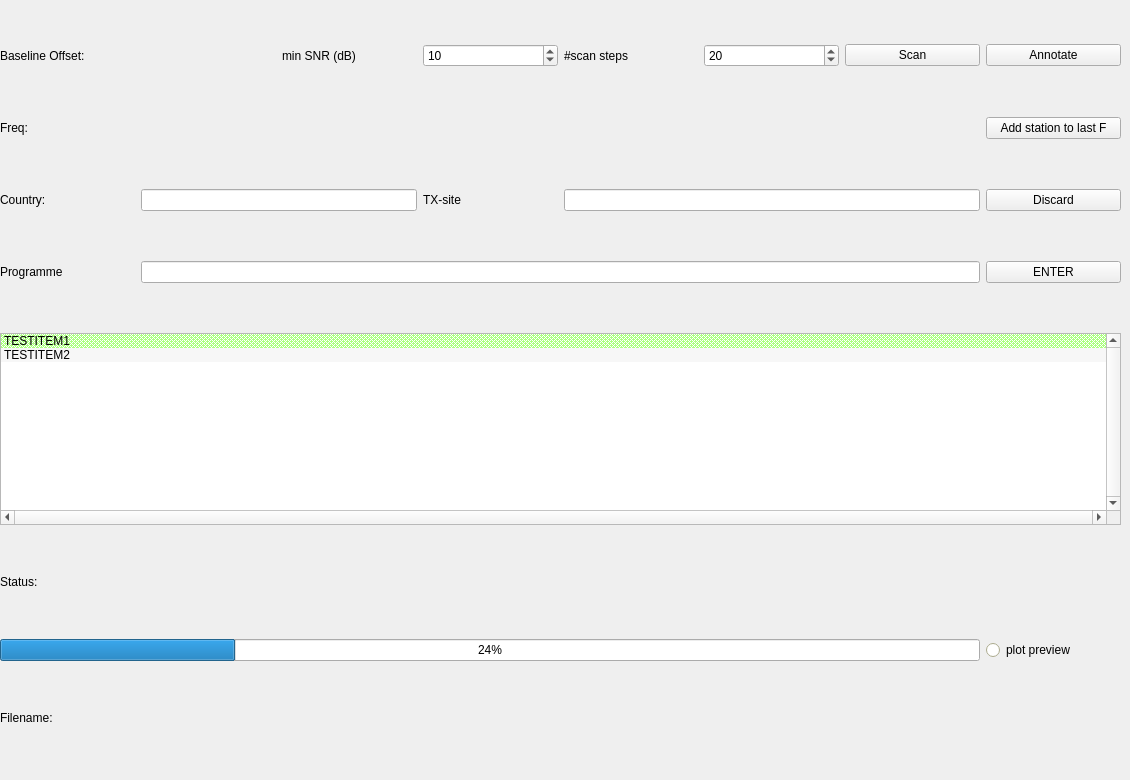
      <widget class="QWidget" name="tab_annotate">
       <attribute name="title">
        <string>Annotate</string>
       </attribute>
       <widget class="QWidget" name="gridLayoutWidget">
        <property name="geometry">
         <rect>
          <x>0</x>
          <y>0</y>
          <width>1121</width>
          <height>771</height>
         </rect>
        </property>
        <layout class="QGridLayout" name="gridLayout_3">
         <item row="5" column="3">
          <widget class="QLabel" name="label_18">
           <property name="text">
            <string>TX-site</string>
           </property>
          </widget>
         </item>
         <item row="11" column="0" colspan="8">
          <widget class="QLabel" name="label">
           <property name="sizePolicy">
            <sizepolicy hsizetype="Minimum" vsizetype="Maximum">
             <horstretch>0</horstretch>
             <verstretch>0</verstretch>
            </sizepolicy>
           </property>
           <property name="text">
            <string>Status:</string>
           </property>
          </widget>
         </item>
         <item row="10" column="0" colspan="8">
          <widget class="QListWidget" name="Annotate_listWidget">
           <property name="sizePolicy">
            <sizepolicy hsizetype="Minimum" vsizetype="Maximum">
             <horstretch>0</horstretch>
             <verstretch>0</verstretch>
            </sizepolicy>
           </property>
           <property name="toolTip">
            <string>space for stations list</string>
           </property>
           <property name="verticalScrollBarPolicy">
            <enum>Qt::ScrollBarAlwaysOn</enum>
           </property>
           <property name="horizontalScrollBarPolicy">
            <enum>Qt::ScrollBarAlwaysOn</enum>
           </property>
           <property name="alternatingRowColors">
            <bool>true</bool>
           </property>
           <property name="selectionBehavior">
            <enum>QAbstractItemView::SelectRows</enum>
           </property>
           <property name="movement">
            <enum>QListView::Free</enum>
           </property>
           <item>
            <property name="text">
             <string>TESTITEM1</string>
            </property>
            <property name="background">
             <brush brushstyle="Dense3Pattern">
              <color alpha="255">
               <red>170</red>
               <green>255</green>
               <blue>127</blue>
              </color>
             </brush>
            </property>
            <property name="foreground">
             <brush brushstyle="NoBrush">
              <color alpha="255">
               <red>0</red>
               <green>0</green>
               <blue>50</blue>
              </color>
             </brush>
            </property>
           </item>
           <item>
            <property name="text">
             <string>TESTITEM2</string>
            </property>
           </item>
          </widget>
         </item>
         <item row="13" column="1" colspan="7">
          <widget class="QLabel" name="label_Filename_Annotate">
           <property name="sizePolicy">
            <sizepolicy hsizetype="Preferred" vsizetype="Maximum">
             <horstretch>0</horstretch>
             <verstretch>0</verstretch>
            </sizepolicy>
           </property>
           <property name="text">
            <string/>
           </property>
          </widget>
         </item>
         <item row="3" column="0">
          <widget class="QLabel" name="label_6">
           <property name="toolTip">
            <string>baseline offset , adjustable in Tan 'Scanner'</string>
           </property>
           <property name="text">
            <string>Baseline Offset: </string>
           </property>
          </widget>
         </item>
         <item row="12" column="7">
          <widget class="QRadioButton" name="radioButton_plotpreview">
           <property name="enabled">
            <bool>true</bool>
           </property>
           <property name="palette">
            <palette>
             <active>
              <colorrole role="Button">
               <brush brushstyle="SolidPattern">
                <color alpha="255">
                 <red>255</red>
                 <green>254</green>
                 <blue>210</blue>
                </color>
               </brush>
              </colorrole>
              <colorrole role="Midlight">
               <brush brushstyle="SolidPattern">
                <color alpha="255">
                 <red>255</red>
                 <green>254</green>
                 <blue>210</blue>
                </color>
               </brush>
              </colorrole>
              <colorrole role="Base">
               <brush brushstyle="SolidPattern">
                <color alpha="255">
                 <red>255</red>
                 <green>255</green>
                 <blue>255</blue>
                </color>
               </brush>
              </colorrole>
              <colorrole role="Window">
               <brush brushstyle="SolidPattern">
                <color alpha="255">
                 <red>255</red>
                 <green>254</green>
                 <blue>210</blue>
                </color>
               </brush>
              </colorrole>
              <colorrole role="AlternateBase">
               <brush brushstyle="SolidPattern">
                <color alpha="255">
                 <red>255</red>
                 <green>254</green>
                 <blue>210</blue>
                </color>
               </brush>
              </colorrole>
             </active>
             <inactive>
              <colorrole role="Button">
               <brush brushstyle="SolidPattern">
                <color alpha="255">
                 <red>240</red>
                 <green>240</green>
                 <blue>240</blue>
                </color>
               </brush>
              </colorrole>
              <colorrole role="Midlight">
               <brush brushstyle="SolidPattern">
                <color alpha="255">
                 <red>227</red>
                 <green>227</green>
                 <blue>227</blue>
                </color>
               </brush>
              </colorrole>
              <colorrole role="Base">
               <brush brushstyle="SolidPattern">
                <color alpha="255">
                 <red>255</red>
                 <green>255</green>
                 <blue>255</blue>
                </color>
               </brush>
              </colorrole>
              <colorrole role="Window">
               <brush brushstyle="SolidPattern">
                <color alpha="255">
                 <red>255</red>
                 <green>254</green>
                 <blue>210</blue>
                </color>
               </brush>
              </colorrole>
              <colorrole role="AlternateBase">
               <brush brushstyle="SolidPattern">
                <color alpha="255">
                 <red>246</red>
                 <green>246</green>
                 <blue>246</blue>
                </color>
               </brush>
              </colorrole>
             </inactive>
             <disabled>
              <colorrole role="Button">
               <brush brushstyle="SolidPattern">
                <color alpha="255">
                 <red>255</red>
                 <green>254</green>
                 <blue>210</blue>
                </color>
               </brush>
              </colorrole>
              <colorrole role="Midlight">
               <brush brushstyle="SolidPattern">
                <color alpha="255">
                 <red>255</red>
                 <green>254</green>
                 <blue>210</blue>
                </color>
               </brush>
              </colorrole>
              <colorrole role="Base">
               <brush brushstyle="SolidPattern">
                <color alpha="255">
                 <red>255</red>
                 <green>254</green>
                 <blue>210</blue>
                </color>
               </brush>
              </colorrole>
              <colorrole role="Window">
               <brush brushstyle="SolidPattern">
                <color alpha="255">
                 <red>255</red>
                 <green>254</green>
                 <blue>210</blue>
                </color>
               </brush>
              </colorrole>
              <colorrole role="AlternateBase">
               <brush brushstyle="SolidPattern">
                <color alpha="255">
                 <red>255</red>
                 <green>254</green>
                 <blue>210</blue>
                </color>
               </brush>
              </colorrole>
             </disabled>
            </palette>
           </property>
           <property name="toolTip">
            <string>allow plotting of spectra during scanning</string>
           </property>
           <property name="text">
            <string>plot preview</string>
           </property>
          </widget>
         </item>
         <item row="12" column="0" colspan="7">
          <widget class="QProgressBar" name="progressBar_2">
           <property name="value">
            <number>24</number>
           </property>
          </widget>
         </item>
         <item row="13" column="0">
          <widget class="QLabel" name="label_11">
           <property name="text">
            <string>Filename:</string>
           </property>
          </widget>
         </item>
         <item row="6" column="0">
          <widget class="QLabel" name="label_17">
           <property name="text">
            <string>Programme</string>
           </property>
          </widget>
         </item>
         <item row="5" column="0">
          <widget class="QLabel" name="label_16">
           <property name="text">
            <string>Country:</string>
           </property>
          </widget>
         </item>
         <item row="6" column="1" colspan="6">
          <widget class="QLineEdit" name="lineEdit">
           <property name="text">
            <string/>
           </property>
          </widget>
         </item>
         <item row="5" column="1" colspan="2">
          <widget class="QLineEdit" name="lineEdit_Country">
           <property name="text">
            <string/>
           </property>
          </widget>
         </item>
         <item row="4" column="0">
          <widget class="QLabel" name="labelFrequency">
           <property name="text">
            <string>Freq:</string>
           </property>
          </widget>
         </item>
         <item row="5" column="4" colspan="3">
          <widget class="QLineEdit" name="lineEdit_TX_Site">
           <property name="text">
            <string/>
           </property>
          </widget>
         </item>
         <item row="3" column="7">
          <widget class="QPushButton" name="pushButtonAnnotate">
           <property name="toolTip">
            <string>assign peaks to candidates of stations</string>
           </property>
           <property name="text">
            <string>Annotate</string>
           </property>
          </widget>
         </item>
         <item row="3" column="6">
          <widget class="QPushButton" name="pushButton_Scan">
           <property name="toolTip">
            <string>Scan record, extract peaks with SNR &gt; min SNR</string>
           </property>
           <property name="text">
            <string>Scan</string>
           </property>
          </widget>
         </item>
         <item row="3" column="5">
          <widget class="QSpinBox" name="spinBoxNumScan">
           <property name="toolTip">
            <string>number of evaluation steps when scanning record for peaks</string>
           </property>
           <property name="keyboardTracking">
            <bool>false</bool>
           </property>
           <property name="value">
            <number>20</number>
           </property>
          </widget>
         </item>
         <item row="3" column="4">
          <widget class="QLabel" name="label_2">
           <property name="toolTip">
            <string>number of evaluation steps when scanning record for peaks</string>
           </property>
           <property name="text">
            <string>#scan steps</string>
           </property>
          </widget>
         </item>
         <item row="3" column="3">
          <widget class="QSpinBox" name="spinBoxminSNR">
           <property name="toolTip">
            <string>minimum SNR for auto-selection of peaks</string>
           </property>
           <property name="keyboardTracking">
            <bool>false</bool>
           </property>
           <property name="minimum">
            <number>0</number>
           </property>
           <property name="maximum">
            <number>100</number>
           </property>
           <property name="singleStep">
            <number>5</number>
           </property>
           <property name="value">
            <number>10</number>
           </property>
          </widget>
         </item>
         <item row="3" column="2">
          <widget class="QLabel" name="label_3">
           <property name="toolTip">
            <string>minimum SNR for auto-selection of peaks</string>
           </property>
           <property name="text">
            <string>min SNR (dB)</string>
           </property>
          </widget>
         </item>
         <item row="6" column="7">
          <widget class="QPushButton" name="pushButtonENTER">
           <property name="toolTip">
            <string>Accept and transfer to annotation yaml</string>
           </property>
           <property name="text">
            <string>ENTER</string>
           </property>
           <property name="shortcut">
            <string>Return</string>
           </property>
          </widget>
         </item>
         <item row="5" column="7">
          <widget class="QPushButton" name="pushButtonDiscard">
           <property name="toolTip">
            <string>ignore current table and proceed to next frequency</string>
           </property>
           <property name="text">
            <string>Discard</string>
           </property>
           <property name="shortcut">
            <string>Alt+Right</string>
           </property>
          </widget>
         </item>
         <item row="4" column="7">
          <widget class="QPushButton" name="annotate_pushButtonBack">
           <property name="font">
            <font>
             <pointsize>9</pointsize>
            </font>
           </property>
           <property name="toolTip">
            <string>Add a station to the last frequency (e.g. interference)</string>
           </property>
           <property name="autoFillBackground">
            <bool>true</bool>
           </property>
           <property name="text">
            <string>Add station to last F</string>
           </property>
           <property name="shortcut">
            <string>Alt+Left</string>
           </property>
          </widget>
         </item>
        </layout>
       </widget>
      </widget>
